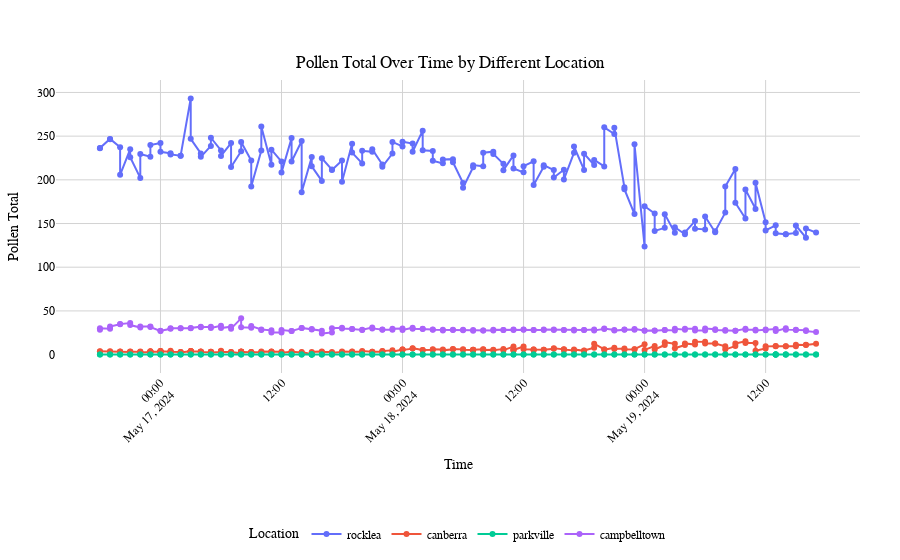

The code cell stored with this chart in its notebook:
### Markdown cell above
### Pollen Count、Air Temperature and Humidity over Time

### Code cell
fig = go.Figure()


if 'pollen_total' in df.columns and 'location' in df.columns:
   
    locations = df['location'].unique()
    
    colors = px.colors.qualitative.Plotly

    for i, location in enumerate(locations):
        df_location = df[df['location'] == location]
        
        fig.add_trace(go.Scatter(
            x=df_location.index,
            y=df_location['pollen_total'],
            mode='markers+lines',
            name=location,  
            marker=dict(
                color=colors[i % len(colors)],  
                showscale=False  
            ),
            line=dict(
                color=colors[i % len(colors)]
            ),
            hovertemplate=f'{location}<br>Pollen Count: %{{y}}<extra></extra>'  
        ))

    fig.update_layout(
        title={
            'text': 'Pollen Total Over Time by Different Location',
            'y': 0.9,
            'x': 0.5,
            'xanchor': 'center',
            'yanchor': 'top'
        },
        xaxis_title='Time',
        yaxis_title='Pollen Total',
        hovermode='x unified',  
        plot_bgcolor='rgba(0,0,0,0)',
        xaxis=dict(
            showgrid=True,
            gridcolor='LightGray',
            tickangle=-45  
        ),
        yaxis=dict(
            showgrid=True,
            gridcolor='LightGray'
        ),
        legend=dict(
            title='Location',
            orientation='h',  
            yanchor='top',
            y=-0.5,  
            xanchor='center',
            x=0.5
        ),
        font=dict(
            family="Arial, sans-serif",
            size=12,
            color="black"
        ),
        margin=dict(
            l=40,
            r=40,
            t=80,
            b=120  
        )
    )

    fig.show()

### Figure 1 — Plotly figure (JSON) as saved in the notebook; plotly's stock layout.template omitted (floating-point values rounded to 4 significant figures; data arrays with more than 128 entries replaced by an {"elided": "..."} marker saying what was removed)
{"data": [{"hovertemplate": "rocklea<br>Pollen Count: %{y}<extra></extra>", "line": {"color": "#636EFA"}, "marker": {"color": "#636EFA", "showscale": false}, "mode": "markers+lines", "name": "rocklea", "type": "scatter", "x": {"elided": "143 str values"}, "y": {"elided": "143 float values"}}, {"hovertemplate": "canberra<br>Pollen Count: %{y}<extra></extra>", "line": {"color": "#EF553B"}, "marker": {"color": "#EF553B", "showscale": false}, "mode": "markers+lines", "name": "canberra", "type": "scatter", "x": {"elided": "207 str values"}, "y": {"elided": "207 float values"}}, {"hovertemplate": "parkville<br>Pollen Count: %{y}<extra></extra>", "line": {"color": "#00CC96"}, "marker": {"color": "#00CC96", "showscale": false}, "mode": "markers+lines", "name": "parkville", "type": "scatter", "x": {"elided": "150 str values"}, "y": {"elided": "150 int values"}}, {"hovertemplate": "campbelltown<br>Pollen Count: %{y}<extra></extra>", "line": {"color": "#AB63FA"}, "marker": {"color": "#AB63FA", "showscale": false}, "mode": "markers+lines", "name": "campbelltown", "type": "scatter", "x": {"elided": "143 str values"}, "y": {"elided": "143 float values"}}], "layout": {"font": {"color": "black", "family": "Arial, sans-serif", "size": 12}, "hovermode": "x unified", "legend": {"orientation": "h", "title": {"text": "Location"}, "x": 0.5, "xanchor": "center", "y": -0.5, "yanchor": "top"}, "margin": {"b": 120, "l": 40, "r": 40, "t": 80}, "plot_bgcolor": "rgba(0,0,0,0)", "title": {"text": "Pollen Total Over Time by Different Location", "x": 0.5, "xanchor": "center", "y": 0.9, "yanchor": "top"}, "xaxis": {"gridcolor": "LightGray", "showgrid": true, "tickangle": -45, "title": {"text": "Time"}}, "yaxis": {"gridcolor": "LightGray", "showgrid": true, "title": {"text": "Pollen Total"}}}}
